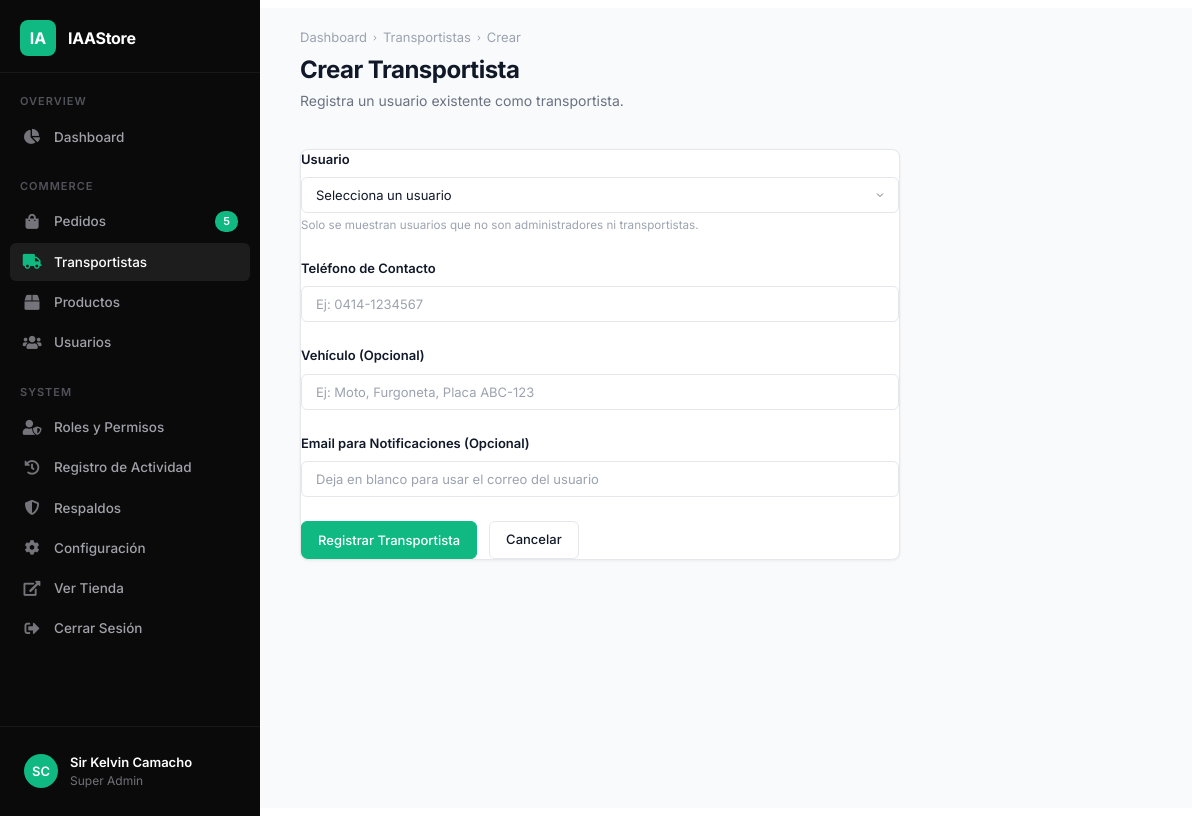
/accounts/panel/transportistas/create/ (signed in), run on the app's committed database.
### accounts/models.py (models this page shows, shortened)
class Account(AbstractBaseUser):
    first_name = models.CharField(max_length=50)
    last_name = models.CharField(max_length=50)
    username = models.CharField(max_length=50, unique=True)
    email = models.EmailField(max_length=100, unique=True)
    phone_number = models.CharField(max_length=15)
    roles = models.ManyToManyField(Role, blank=True)
    profile_picture = models.ImageField(upload_to='userprofile/', blank=True, null=True)
    date_joined = models.DateTimeField(auto_now_add=True)
    last_login = models.DateTimeField(auto_now_add=True)
    is_admin = models.BooleanField(default=False)
    is_staff = models.BooleanField(default=False)
    is_active = models.BooleanField(default=False)
    is_superadmin = models.BooleanField(default=False)
    USERNAME_FIELD = 'email'
    REQUIRED_FIELDS = ['username', 'first_name', 'last_name']
    objects = MyAccountManager()
    def has_rbac_permission(self, codename):
        if self.is_superadmin:
            return True
        return self.roles.filter(permissions__codename=codename).exists()
    @property
    def is_transportista(self):
        return hasattr(self, 'transportista')

### accounts/admin_views.py (the view, shortened to what this page needs)
# urls.py: path('panel/transportistas/create/', admin_views.admin_create_transportista, name='admin_create_transportista'),
@has_permission('view_orders')
def admin_create_transportista(request):
    users = Account.objects.filter(is_admin=False, is_staff=False)
    available_users = [u for u in users if not hasattr(u, 'transportista')]
    pending_orders_count = Order.objects.real().filter(payment_status__in=["review", "paid", "failed"], status__in=['New', 'Processing']).count()
    return render(request, 'admin_panel/transportista_form.html', {
        'active_page': 'transportistas',
        'users': available_users,
        'pending_orders_count': pending_orders_count
    })

### accounts/templatetags/rbac_tags.py (called while the page is built)
@register.filter(name='can')
def can(user, codename):
    if not user.is_authenticated:
        return False
    return user.has_rbac_permission(codename)

### carts/context_processors.py (called while the page is built)
def counter(request):
    cart_count = 0
    if 'admin' in request.path:
        return {}
    else:
        try:
            cart = Cart.objects.filter(cart_id=_cart_id(request))
            if request.user.is_authenticated:
                cart_items = CartItem.objects.all().filter(user=request.user)
            else:
                cart_items = CartItem.objects.all().filter(cart=cart[:1])
            for cart_item in cart_items:
                cart_count += cart_item.quantity
        except Cart.DoesNotExist:
                cart_count = 0
    return dict(cart_count=cart_count)

### carts/views.py (called while the page is built)
def _cart_id(request):
    cart=request.session.session_key
    if not cart:
        cart=request.session.create()
    return cart

### category/context_processors.py (called while the page is built)
def menu_links(request):
    links = Category.objects.all()
    return dict(links=links)

### orders/models.py (called while the page is built)
    def real(self):
        return self.filter(is_test=False)

### store/context_processors.py (called while the page is built)
def bcv_context(request):
    currency = request.session.get('currency', 'USD')
    try:
        bcv_rate = ExchangeRate.objects.get(currency='USD')
        rate = bcv_rate.rate
    except ExchangeRate.DoesNotExist:
        rate = 0
    return {
        'current_currency': currency,
        'current_bcv_rate': rate,
    }

### store/templates/admin_panel/transportista_form.html (shortened to what this page needs)
{% extends 'admin_panel/base_admin.html' %}
{% block breadcrumb %}
<span class="sep">›</span> <a href="{% url 'admin_transportistas' %}">Transportistas</a>
<span class="sep">›</span> Crear
{% endblock %}
{% block page_title %}Crear Transportista{% endblock %}
{% block page_desc %}Registra un usuario existente como transportista.{% endblock %}
{% block content %}
<div class="ap-card" style="max-width:600px;">
    <form method="POST" action="{% url 'admin_create_transportista' %}">
        <div style="margin-bottom: 24px;">
            <label class="ap-label" style="display:block; margin-bottom:8px;">Usuario</label>
            <select name="user_id" class="ap-select" required style="width:100%;">
                <option value="">Selecciona un usuario</option>
            </select>
            <small style="color:var(--ap-text-muted); display:block; margin-top:4px;">Solo se muestran usuarios que no son administradores ni transportistas.</small>
        </div>
        <div style="margin-bottom: 24px;">
            <label class="ap-label" style="display:block; margin-bottom:8px;">Teléfono de Contacto</label>
            <input type="text" name="telefono" class="ap-input" required placeholder="Ej: 0414-1234567" style="width:100%;">
        </div>
        <div style="margin-bottom: 24px;">
            <label class="ap-label" style="display:block; margin-bottom:8px;">Vehículo (Opcional)</label>
            <input type="text" name="vehiculo" class="ap-input" placeholder="Ej: Moto, Furgoneta, Placa ABC-123" style="width:100%;">
        </div>
        <div style="margin-bottom: 24px;">
            <label class="ap-label" style="display:block; margin-bottom:8px;">Email para Notificaciones (Opcional)</label>
            <input type="email" name="email_notificaciones" class="ap-input" placeholder="Deja en blanco para usar el correo del usuario" style="width:100%;">
        </div>
        <div style="display:flex; gap:12px; margin-top:24px;">
            <button type="submit" class="ap-btn ap-btn-primary">Registrar Transportista</button>
            <a href="{% url 'admin_transportistas' %}" class="ap-btn ap-btn-outline" style="text-decoration:none; padding:8px 16px;">Cancelar</a>
        </div>
    </form>
</div>
{% endblock %}

### store/templates/admin_panel/base_admin.html (shortened to what this page needs)
{% load static rbac_tags %}
<!DOCTYPE html>
<html lang="es">
<head>
<link href="{% static 'css/admin_panel.css' %}?v=1.0" rel="stylesheet">
<link href="{% static 'fonts/fontawesome/css/all.min.css' %}" rel="stylesheet">
</head>
<body>
<div class="admin-panel">
<aside class="ap-sidebar" id="apSidebar">
    <a href="{% url 'admin_dashboard' %}" class="ap-sidebar-logo">
        <div class="logo-icon">IA</div>
        <span>IAAStore</span>
    </a>
    <div class="ap-sidebar-section">Overview</div>
    <ul class="ap-sidebar-nav">
        {% if not user.is_transportista or user.is_superadmin %}
        <li><a href="{% url 'admin_dashboard' %}" class="{% if active_page == 'dashboard' %}active{% endif %}"><i class="fas fa-chart-pie"></i> Dashboard</a></li>
        {% endif %}
    </ul>
    <div class="ap-sidebar-section">Commerce</div>
    <ul class="ap-sidebar-nav">
        {% if user|can:'view_orders' or user.is_superadmin %}
        <li><a href="{% url 'admin_orders' %}" class="{% if active_page == 'orders' %}active{% endif %}"><i class="fas fa-shopping-bag"></i> Pedidos <span class="ap-nav-badge">{{ pending_orders_count|default:"" }}</span></a></li>
        {% if not user.is_transportista or user.is_superadmin %}
        <li><a href="{% url 'admin_transportistas' %}" class="{% if active_page == 'transportistas' %}active{% endif %}"><i class="fas fa-truck"></i> Transportistas</a></li>
        {% endif %}
        {% endif %}
        {% if user|can:'view_inventory' or user.is_superadmin %}
        <li><a href="{% url 'admin_products' %}" class="{% if active_page == 'products' %}active{% endif %}"><i class="fas fa-box"></i> Productos</a></li>
        {% endif %}
        {% if user|can:'view_users' or user.is_superadmin %}
        <li><a href="{% url 'admin_users' %}" class="{% if active_page == 'users' or active_page == 'customers' %}active{% endif %}"><i class="fas fa-users"></i> Usuarios</a></li>
        {% endif %}
    </ul>
    <div class="ap-sidebar-section">System</div>
    <ul class="ap-sidebar-nav">
        {% if user|can:'view_roles' or user.is_superadmin %}
        <li><a href="{% url 'admin_roles' %}" class="{% if active_page == 'roles' %}active{% endif %}"><i class="fas fa-user-shield"></i> Roles y Permisos</a></li>
        {% endif %}
        {% if user.is_superadmin %}
        <li><a href="{% url 'admin_activity_log' %}" class="{% if active_page == 'logs' %}active{% endif %}"><i class="fas fa-history"></i> Registro de Actividad</a></li>
        {% endif %}
        {% if user|can:'view_backups' or user.is_superadmin %}
        <li><a href="{% url 'admin_backups' %}" class="{% if active_page == 'backups' %}active{% endif %}"><i class="fas fa-shield-alt"></i> Respaldos</a></li>
        {% endif %}
        {% if user.is_superadmin %}
        <li><a href="{% url 'admin_settings' %}" class="{% if active_page == 'settings' %}active{% endif %}"><i class="fas fa-cog"></i> Configuración</a></li>
        {% endif %}
        {% if not user.is_transportista or user.is_superadmin %}
        <li><a href="{% url 'home' %}" target="_blank"><i class="fas fa-external-link-alt"></i> Ver Tienda</a></li>
        {% endif %}
        <li>
                <a href="{% url 'logout' %}"><i class="fas fa-sign-out-alt"></i> Cerrar Sesión</a>
        </li>
    </ul>
    <div class="ap-sidebar-footer">
        <a href="{% url 'admin_profile' %}">
            {% if user.profile_picture %}
                <img src="{{ user.profile_picture.url }}" alt="Profile" class="ap-sidebar-user-avatar" style="object-fit: cover; border: 2px solid var(--ap-accent);">
            {% else %}
                <div class="ap-sidebar-user-avatar">{{ user.first_name|first }}{{ user.last_name|first }}</div>
            {% endif %}
            <div class="ap-sidebar-user-info">
                <div class="name">{{ user.first_name }} {{ user.last_name }}</div>
                <div class="role">{% if user.is_superadmin %}Super Admin{% elif user.roles.all %}{{ user.roles.first.name }}{% else %}Admin{% endif %}</div>
            </div>
        </a>
    </div>
</aside>
<main class="ap-main">
    <div class="ap-header">
        <div style="display:flex; align-items:center; gap:12px;">
            <div>
                <div class="ap-breadcrumb">
                    <a href="{% url 'admin_dashboard' %}">Dashboard</a>
                    {% block breadcrumb %}{% endblock %}
                </div>
                <h1 class="ap-page-title">{% block page_title %}Dashboard{% endblock %}</h1>
                <p class="ap-page-desc">{% block page_desc %}{% endblock %}</p>
            </div>
        </div>
    </div>
    <div class="ap-content">
        {% block content %}{% endblock %}
    </div>
</main>
</div>
</body>
</html>

### data on the page
Account: first_name|first "S", last_name|first "C", first_name "Sir Kelvin", last_name "Camacho"

### other printed values
{{ pending_orders_count|default:"" }} "5"
